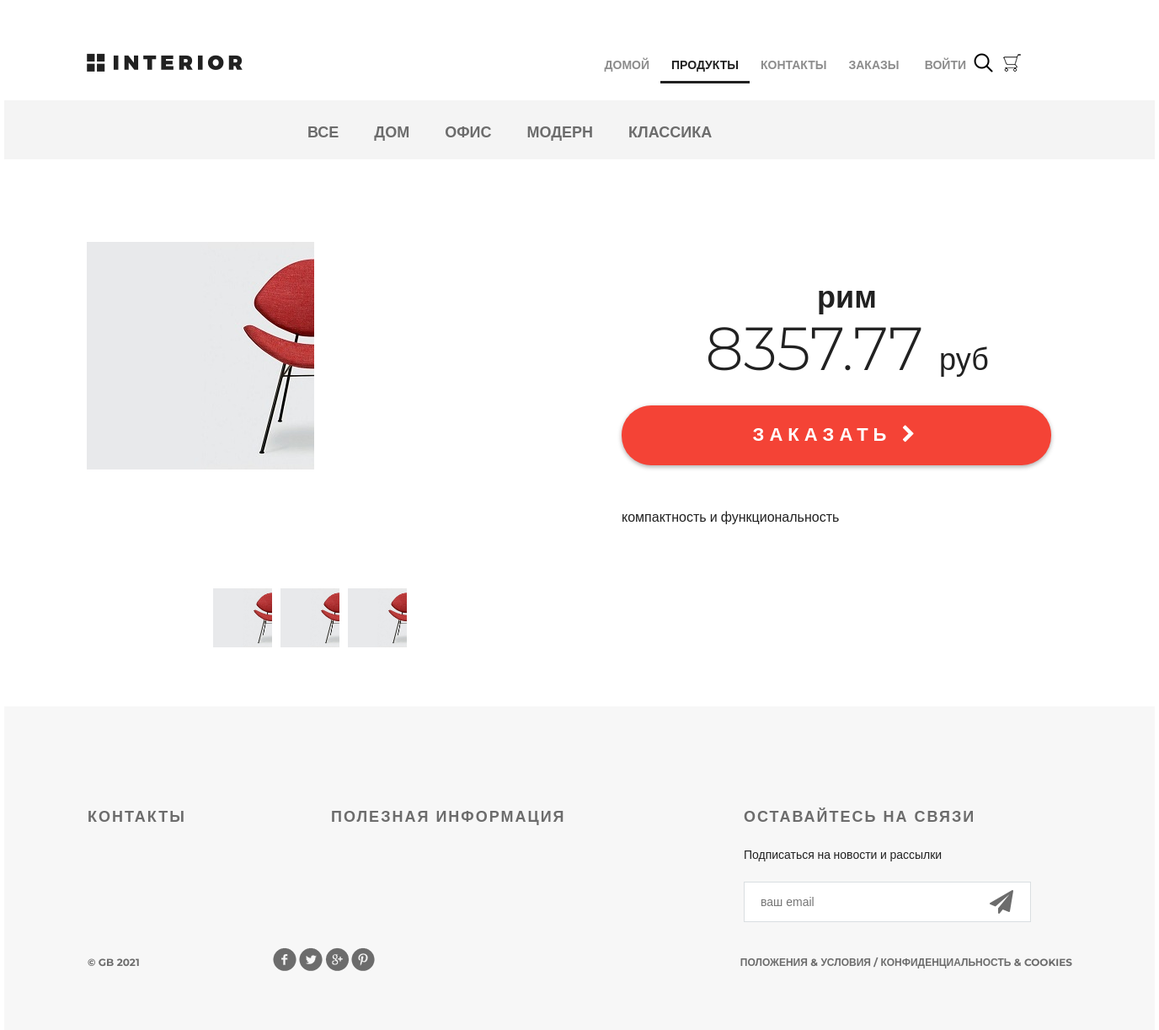
Page /products/product/15/ on the committed database.
### mainapp/models.py (models this page shows, shortened)
class ProductCategory(models.Model):
    name = models.CharField(verbose_name='название категории', max_length=64, unique=True)
    description = models.TextField(verbose_name='описание категории', blank=True)
    is_active = models.BooleanField(verbose_name='категория активна', default=True)

class Product(models.Model):
    category = models.ForeignKey(ProductCategory, on_delete=models.CASCADE)
    name = models.CharField(verbose_name='имя продукта', max_length=128)
    image = models.ImageField(upload_to='products_images', blank=True)
    short_desc = models.CharField(verbose_name='краткое описание продукта', max_length=60, blank=True)
    description = models.TextField(verbose_name='описание продукта', blank=True)
    price = models.DecimalField(verbose_name='цена продукта', max_digits=8, decimal_places=2, default=0)
    quantity = models.PositiveIntegerField(verbose_name='количество на складе', default=0)
    is_active = models.BooleanField(verbose_name='категория активна', default=True, db_index=True)

### mainapp/views.py (the view)
# urls.py: re_path(r'^product/(?P<pk>\d+)/$', mainapp.product, name='product'),
def product(request, pk):
    title = 'продукты'
    links_menu = get_links_menu()
    product = get_product(pk)
    content = {
        'title': title,
        'links_menu': links_menu,
        'product': product,
    }
    return render(request, 'mainapp/product.html', content)

### mainapp/context_processors.py (called while the page is built)
def basket(request):
    print(f'context processor basket works')
    basket = []
    if request.user.is_authenticated:
        basket = Basket.objects.filter(user=request.user)
    return {
        'basket': basket,
    }

### mainapp/views.py (called while the page is built)
def get_links_menu():
    if settings.LOW_CACHE:
        key = 'links_menu'
        links_menu = cache.get(key)
        if links_menu is None:
            links_menu = ProductCategory.objects.filter(is_active=True)
            cache.set(key, links_menu)
        return links_menu
    else:
        return ProductCategory.objects.filter(is_active=True)

def get_product(pk):
    if settings.LOW_CACHE:
        key = f'product_{pk}'
        product = cache.get(key)
        if product is None:
            product = get_object_or_404(Product, pk=pk)
            cache.set(key, product)
        return product
    else:
        return get_object_or_404(Product, pk=pk)

### mainapp/templates/mainapp/product.html (shortened to what this page needs)
{% extends 'mainapp/base.html' %}
{% load static %}
{% block content %}
    <div class="details">
        <div class="links clearfix">
            {% include 'mainapp/includes/inc_categories_menu.html' %}
        </div>
        <div class="details-products">
            <div class="details-slider">
                <div class="slider-product">
                    <img src="/media/{{ product.image }}" alt="{{ product.short_desc }}">
                </div>
                <div class="slider-control">
                    <div class="block">
                        <a href="#"><img src="/media/{{ product.image }}" alt="вариант 1">
                        </a>
                    </div>
                    <div class="block">
                        <a href="#"><img src="/media/{{ product.image }}" alt="вариант 2">
                        </a>
                    </div>
                    <div class="block">
                        <a href="#"><img src="/media/{{ product.image }}" alt="вариант 3">
                        </a>
                    </div>
                </div>
            </div>
            <div class="description">
                <h3 class="big-bold">{{ product.name }}</h3>
                <br>
                <p class="price"> {{ product.price }} <span>руб</span></p>
                <a href="{% url 'basket:add' product.pk %}" class="red-button">
                    заказать
                    <i class="fa fa-chevron-right" aria-hidden="true"></i>
                </a>
                <div class="description-text">
                    {{ product.description }}
                </div>
            </div>
        </div>
    </div>
    <div class="clr"></div>
{% endblock %}

### mainapp/templates/mainapp/includes/inc_categories_menu.html
<ul class="links-menu">
    <li>
        <a href="{% url 'products:category' 0 %}" class="{% if request.resolver_match.kwargs.pk == '0' %}active{% endif %}">
            все
        </a>
    </li>
    {% for link in links_menu %}
        <li>
            <a href="{% url 'products:category' link.pk %}" class="{% if request.resolver_match.kwargs.pk|add:'0' == link.pk %}active{% endif %}">
                {{ link.name }}
            </a>
        </li>
    {% endfor %}
</ul>

### static/css/style.css (style rules this page uses)
* { margin: 0; padding: 0; }
body { font-family: 'Montserrat', sans-serif; }
html, body { height: 100%; }
.slider-control .block a img { width: 70px; }
.clr { height: 384px; }
.clearfix:after { content: ""; display: block; clear: both; }
.big-bold { color: #212121; font-size: 36px; font-weight: 700; text-align: left; margin-bottom: 24px; line-height: 36px; }
.links { height: 70px; background-color: #f4f4f4; position: relative; padding-left: 360px; }
.links-menu { margin: 27px auto 0px; position: absolute; }
.links-menu li { float: left; list-style-type: none; padding-right: 42px; }
.links-menu li a { text-decoration: none; color: #6c6c6c; font-size: 18px; font-weight: 700; text-transform: uppercase; }
.details-products { padding-left: 98px; padding-right: 98px; margin-top: 98px; height: 551px; }
.details-slider { width: 570px; float: left; margin-right: 30px; }
.slider-product { width: 570px; height: 400px; }
.slider-control { width: 420px; height: 70px; margin: 11px auto 0px; padding-left: 150px }
.slider-control .block { height: 70px; width: 70px; position: relative; float: left; margin-right: 10px; }
.description { width: 535px; float: right; padding-left: 35px }
.description .big-bold { color: #212121; font-size: 36px; font-weight: 700; text-align: center; margin-top: 47px; margin-bottom: 0px; }
.description .price { color: #212121; font-size: 72px; font-weight: 300; line-height: 48px; text-align: center; }
.description .price span { color: #212121; font-size: 36px; font-weight: 300; line-height: 48px; text-align: center; }
.red-button { display: block; height: 71px; width: 510px; border-radius: 35px; background-color: #f44336; text-align: center; text-transform: uppercase; text-decoration: none; color: #ffffff; font-size: 22px; font-weight: 700; line-height: 24px; box-shadow: 0px 2px 4.85px 0.15px rgba(33, 33, 33, 0.35); line-height: 70px; letter-spacing: 6px; margin-top: 31px; }
.description-text { margin-top: 50px; color: #212121; font-size: 16px; font-weight: 300; line-height: 24px; text-align: left; }

### rows in the picture
ProductCategory: name "ДОМ"
ProductCategory: name "ОФИС"
ProductCategory: name "МОДЕРН"
ProductCategory: name "КЛАССИКА"
Product: image (picture), name "рим", price "8357.77", description "компактность и функциональность"
